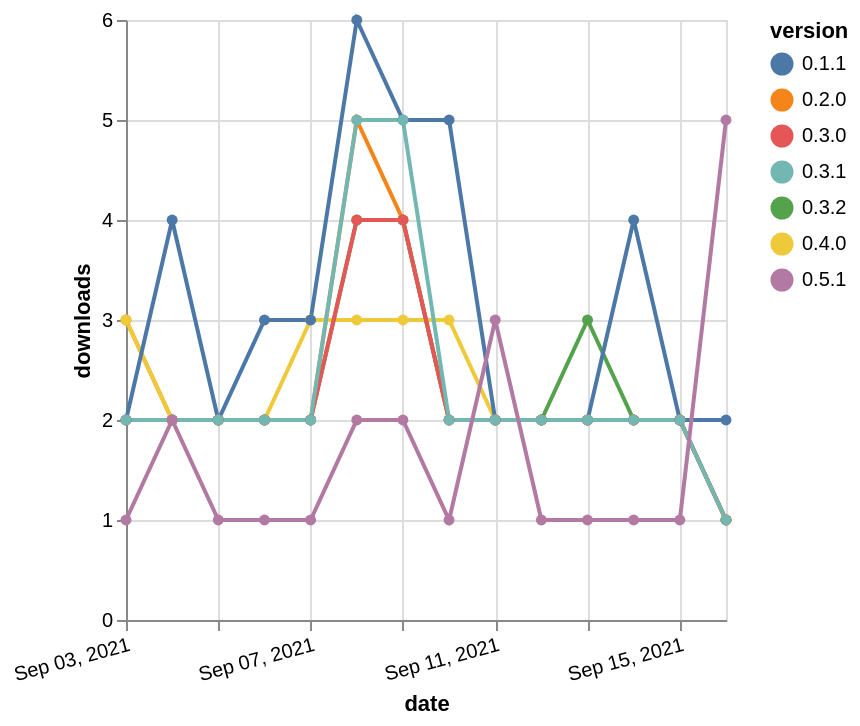

Write a Vega-Lite specification for this figure.
### Vega-Lite specification from a JSON file in a GitHub repository (floating-point values rounded to 4 significant figures)
{"$schema": "https://vega.github.io/schema/vega-lite/v5.json", "description": "A simple bar chart with embedded data.", "data": {"values": [{"date": "2021-09-03", "total": 4718, "delta": 3, "version": "0.2.0"}, {"date": "2021-09-04", "total": 4720, "delta": 2, "version": "0.2.0"}, {"date": "2021-09-05", "total": 4722, "delta": 2, "version": "0.2.0"}, {"date": "2021-09-06", "total": 4724, "delta": 2, "version": "0.2.0"}, {"date": "2021-09-07", "total": 4726, "delta": 2, "version": "0.2.0"}, {"date": "2021-09-08", "total": 4731, "delta": 5, "version": "0.2.0"}, {"date": "2021-09-09", "total": 4735, "delta": 4, "version": "0.2.0"}, {"date": "2021-09-10", "total": 4737, "delta": 2, "version": "0.2.0"}, {"date": "2021-09-11", "total": 4739, "delta": 2, "version": "0.2.0"}, {"date": "2021-09-12", "total": 4741, "delta": 2, "version": "0.2.0"}, {"date": "2021-09-13", "total": 4743, "delta": 2, "version": "0.2.0"}, {"date": "2021-09-14", "total": 4745, "delta": 2, "version": "0.2.0"}, {"date": "2021-09-15", "total": 4747, "delta": 2, "version": "0.2.0"}, {"date": "2021-09-16", "total": 4748, "delta": 1, "version": "0.2.0"}, {"date": "2021-09-03", "total": 4562, "delta": 3, "version": "0.4.0"}, {"date": "2021-09-04", "total": 4564, "delta": 2, "version": "0.4.0"}, {"date": "2021-09-05", "total": 4566, "delta": 2, "version": "0.4.0"}, {"date": "2021-09-06", "total": 4568, "delta": 2, "version": "0.4.0"}, {"date": "2021-09-07", "total": 4571, "delta": 3, "version": "0.4.0"}, {"date": "2021-09-08", "total": 4574, "delta": 3, "version": "0.4.0"}, {"date": "2021-09-09", "total": 4577, "delta": 3, "version": "0.4.0"}, {"date": "2021-09-10", "total": 4580, "delta": 3, "version": "0.4.0"}, {"date": "2021-09-11", "total": 4582, "delta": 2, "version": "0.4.0"}, {"date": "2021-09-12", "total": 4584, "delta": 2, "version": "0.4.0"}, {"date": "2021-09-13", "total": 4586, "delta": 2, "version": "0.4.0"}, {"date": "2021-09-14", "total": 4588, "delta": 2, "version": "0.4.0"}, {"date": "2021-09-15", "total": 4590, "delta": 2, "version": "0.4.0"}, {"date": "2021-09-16", "total": 4591, "delta": 1, "version": "0.4.0"}, {"date": "2021-09-03", "total": 6180, "delta": 2, "version": "0.3.2"}, {"date": "2021-09-04", "total": 6182, "delta": 2, "version": "0.3.2"}, {"date": "2021-09-05", "total": 6184, "delta": 2, "version": "0.3.2"}, {"date": "2021-09-06", "total": 6186, "delta": 2, "version": "0.3.2"}, {"date": "2021-09-07", "total": 6188, "delta": 2, "version": "0.3.2"}, {"date": "2021-09-08", "total": 6192, "delta": 4, "version": "0.3.2"}, {"date": "2021-09-09", "total": 6196, "delta": 4, "version": "0.3.2"}, {"date": "2021-09-10", "total": 6198, "delta": 2, "version": "0.3.2"}, {"date": "2021-09-11", "total": 6200, "delta": 2, "version": "0.3.2"}, {"date": "2021-09-12", "total": 6202, "delta": 2, "version": "0.3.2"}, {"date": "2021-09-13", "total": 6205, "delta": 3, "version": "0.3.2"}, {"date": "2021-09-14", "total": 6207, "delta": 2, "version": "0.3.2"}, {"date": "2021-09-15", "total": 6209, "delta": 2, "version": "0.3.2"}, {"date": "2021-09-16", "total": 6210, "delta": 1, "version": "0.3.2"}, {"date": "2021-09-03", "total": 3030, "delta": 2, "version": "0.1.1"}, {"date": "2021-09-04", "total": 3034, "delta": 4, "version": "0.1.1"}, {"date": "2021-09-05", "total": 3036, "delta": 2, "version": "0.1.1"}, {"date": "2021-09-06", "total": 3039, "delta": 3, "version": "0.1.1"}, {"date": "2021-09-07", "total": 3042, "delta": 3, "version": "0.1.1"}, {"date": "2021-09-08", "total": 3048, "delta": 6, "version": "0.1.1"}, {"date": "2021-09-09", "total": 3053, "delta": 5, "version": "0.1.1"}, {"date": "2021-09-10", "total": 3058, "delta": 5, "version": "0.1.1"}, {"date": "2021-09-11", "total": 3060, "delta": 2, "version": "0.1.1"}, {"date": "2021-09-12", "total": 3062, "delta": 2, "version": "0.1.1"}, {"date": "2021-09-13", "total": 3064, "delta": 2, "version": "0.1.1"}, {"date": "2021-09-14", "total": 3068, "delta": 4, "version": "0.1.1"}, {"date": "2021-09-15", "total": 3070, "delta": 2, "version": "0.1.1"}, {"date": "2021-09-16", "total": 3072, "delta": 2, "version": "0.1.1"}, {"date": "2021-09-03", "total": 2847, "delta": 2, "version": "0.3.0"}, {"date": "2021-09-04", "total": 2849, "delta": 2, "version": "0.3.0"}, {"date": "2021-09-05", "total": 2851, "delta": 2, "version": "0.3.0"}, {"date": "2021-09-06", "total": 2853, "delta": 2, "version": "0.3.0"}, {"date": "2021-09-07", "total": 2855, "delta": 2, "version": "0.3.0"}, {"date": "2021-09-08", "total": 2859, "delta": 4, "version": "0.3.0"}, {"date": "2021-09-09", "total": 2863, "delta": 4, "version": "0.3.0"}, {"date": "2021-09-10", "total": 2865, "delta": 2, "version": "0.3.0"}, {"date": "2021-09-11", "total": 2867, "delta": 2, "version": "0.3.0"}, {"date": "2021-09-12", "total": 2869, "delta": 2, "version": "0.3.0"}, {"date": "2021-09-13", "total": 2871, "delta": 2, "version": "0.3.0"}, {"date": "2021-09-14", "total": 2873, "delta": 2, "version": "0.3.0"}, {"date": "2021-09-15", "total": 2875, "delta": 2, "version": "0.3.0"}, {"date": "2021-09-16", "total": 2876, "delta": 1, "version": "0.3.0"}, {"date": "2021-09-03", "total": 3918, "delta": 2, "version": "0.3.1"}, {"date": "2021-09-04", "total": 3920, "delta": 2, "version": "0.3.1"}, {"date": "2021-09-05", "total": 3922, "delta": 2, "version": "0.3.1"}, {"date": "2021-09-06", "total": 3924, "delta": 2, "version": "0.3.1"}, {"date": "2021-09-07", "total": 3926, "delta": 2, "version": "0.3.1"}, {"date": "2021-09-08", "total": 3931, "delta": 5, "version": "0.3.1"}, {"date": "2021-09-09", "total": 3936, "delta": 5, "version": "0.3.1"}, {"date": "2021-09-10", "total": 3938, "delta": 2, "version": "0.3.1"}, {"date": "2021-09-11", "total": 3940, "delta": 2, "version": "0.3.1"}, {"date": "2021-09-12", "total": 3942, "delta": 2, "version": "0.3.1"}, {"date": "2021-09-13", "total": 3944, "delta": 2, "version": "0.3.1"}, {"date": "2021-09-14", "total": 3946, "delta": 2, "version": "0.3.1"}, {"date": "2021-09-15", "total": 3948, "delta": 2, "version": "0.3.1"}, {"date": "2021-09-16", "total": 3949, "delta": 1, "version": "0.3.1"}, {"date": "2021-09-03", "total": 503, "delta": 1, "version": "0.5.1"}, {"date": "2021-09-04", "total": 505, "delta": 2, "version": "0.5.1"}, {"date": "2021-09-05", "total": 506, "delta": 1, "version": "0.5.1"}, {"date": "2021-09-06", "total": 507, "delta": 1, "version": "0.5.1"}, {"date": "2021-09-07", "total": 508, "delta": 1, "version": "0.5.1"}, {"date": "2021-09-08", "total": 510, "delta": 2, "version": "0.5.1"}, {"date": "2021-09-09", "total": 512, "delta": 2, "version": "0.5.1"}, {"date": "2021-09-10", "total": 513, "delta": 1, "version": "0.5.1"}, {"date": "2021-09-11", "total": 516, "delta": 3, "version": "0.5.1"}, {"date": "2021-09-12", "total": 517, "delta": 1, "version": "0.5.1"}, {"date": "2021-09-13", "total": 518, "delta": 1, "version": "0.5.1"}, {"date": "2021-09-14", "total": 519, "delta": 1, "version": "0.5.1"}, {"date": "2021-09-15", "total": 520, "delta": 1, "version": "0.5.1"}, {"date": "2021-09-16", "total": 525, "delta": 5, "version": "0.5.1"}]}, "width": "container", "mark": {"type": "line", "point": {"filled": true}}, "encoding": {"x": {"field": "date", "type": "temporal", "timeUnit": "yearmonthdate", "title": "date", "axis": {"labelAngle": -15}}, "y": {"field": "delta", "type": "quantitative", "title": "downloads"}, "color": {"field": "version", "type": "nominal"}, "tooltip": {"field": "delta"}}}
